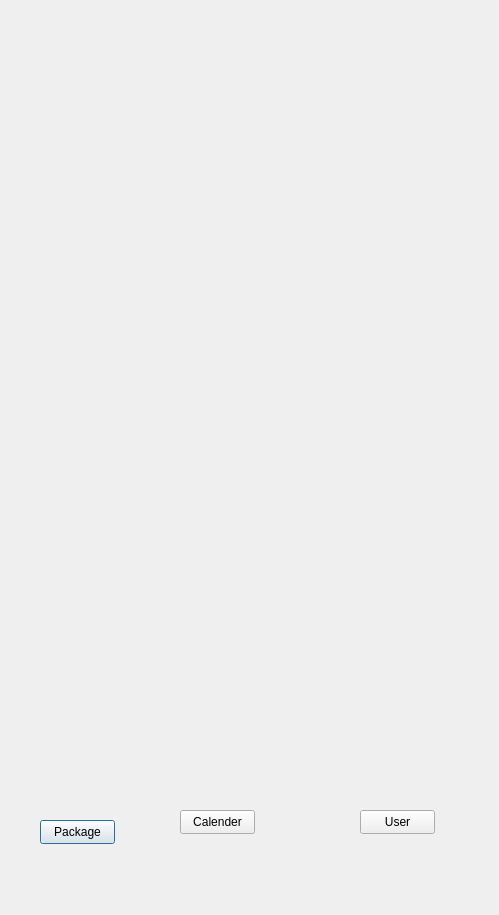
<?xml version="1.0" encoding="UTF-8"?>
<ui version="4.0">
 <class>Calender</class>
 <widget class="QDialog" name="Calender">
  <property name="geometry">
   <rect>
    <x>0</x>
    <y>0</y>
    <width>499</width>
    <height>915</height>
   </rect>
  </property>
  <property name="windowTitle">
   <string>Dialog</string>
  </property>
  <widget class="QPushButton" name="pushButton">
   <property name="geometry">
    <rect>
     <x>40</x>
     <y>820</y>
     <width>75</width>
     <height>24</height>
    </rect>
   </property>
   <property name="text">
    <string>Package</string>
   </property>
  </widget>
  <widget class="QPushButton" name="pushButton_2">
   <property name="geometry">
    <rect>
     <x>180</x>
     <y>810</y>
     <width>75</width>
     <height>24</height>
    </rect>
   </property>
   <property name="text">
    <string>Calender</string>
   </property>
  </widget>
  <widget class="QPushButton" name="pushButton_3">
   <property name="geometry">
    <rect>
     <x>360</x>
     <y>810</y>
     <width>75</width>
     <height>24</height>
    </rect>
   </property>
   <property name="text">
    <string>User</string>
   </property>
  </widget>
 </widget>
 <resources/>
 <connections/>
</ui>
